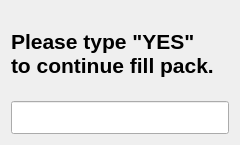
<?xml version="1.0" encoding="UTF-8"?>
<ui version="4.0">
 <class>Dialog</class>
 <widget class="QDialog" name="Dialog">
  <property name="geometry">
   <rect>
    <x>0</x>
    <y>0</y>
    <width>240</width>
    <height>145</height>
   </rect>
  </property>
  <property name="windowTitle">
   <string>Mistake Dialog</string>
  </property>
  <layout class="QVBoxLayout" name="verticalLayout">
   <item>
    <widget class="QLabel" name="label">
     <property name="font">
      <font>
       <pointsize>16</pointsize>
       <weight>75</weight>
       <bold>true</bold>
      </font>
     </property>
     <property name="text">
      <string>Please type &quot;YES&quot; 
to continue fill pack.</string>
     </property>
    </widget>
   </item>
   <item>
    <widget class="QLineEdit" name="lineEdit">
     <property name="font">
      <font>
       <pointsize>16</pointsize>
       <weight>75</weight>
       <bold>true</bold>
      </font>
     </property>
    </widget>
   </item>
  </layout>
 </widget>
 <resources/>
 <connections/>
</ui>
